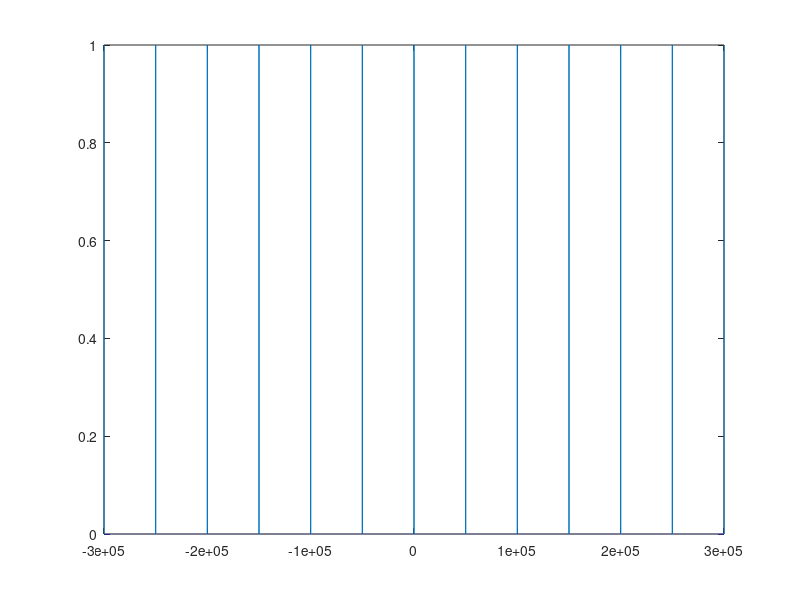
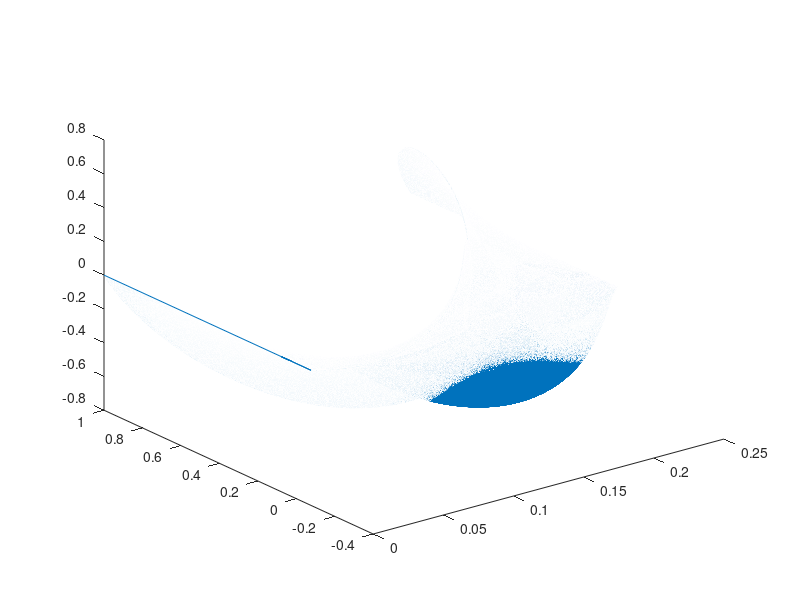

Source code (MATLAB) for these figures, in order:
clf;
clc;
samp_rate = 6e5;
vector_length = 2^17;

frequencies = linspace(-samp_rate/2, samp_rate/2, vector_length);

frequency_bins = zeros(vector_length, 1);

signal_frequencies = (-samp_rate/2:50000:samp_rate/2);
%signal_frequencies = [10000];
[closeness, indices] = min ( abs(repmat(frequencies, length(signal_frequencies)) - transpose(signal_frequencies)), [], 2 );

frequency_bins(indices) = 1;

figure(1)
clf
plot(frequencies, frequency_bins);

Y = ifftshift(frequency_bins);

%plot((1:length(Y)), Y)

figure(2);
clf;
y = ifft(Y);
y = y/max(abs(y));
t = linspace(0, 1/samp_rate*length(y), length(y));
plot3(t, real(y), imag(y));
out = zeros(length(y)*2, 1);
out(1:2:length(out)) = real(y);
out(2:2:length(out)) = imag(y);
output_file = fopen('infile.bin', 'w')
fwrite(output_file, out, 'float')

